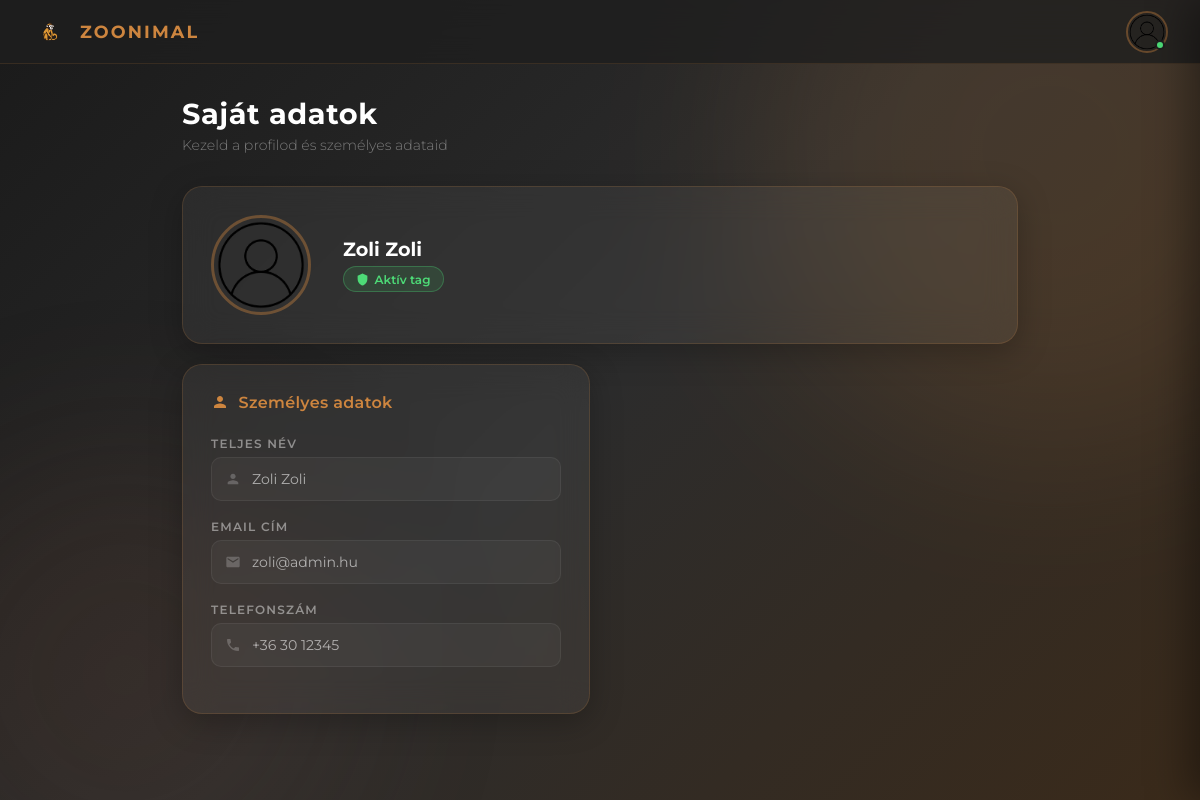
Screenshot of /profilepage.php (signed in) with the database file from the repository.
### tables this page shows
CREATE TABLE `users` (
  `id` int(11) NOT NULL,
  `email` varchar(150) NOT NULL,
  `password` varchar(255) NOT NULL,
  `name` varchar(150) NOT NULL,
  `phone` varchar(12) NOT NULL,
  `created_at` timestamp NOT NULL DEFAULT current_timestamp(),
  `is_admin` varchar(1) NOT NULL,
  `status` varchar(8) NOT NULL DEFAULT 'active'
);

### profilepage.php (the view, shortened to what this page needs)
<?php
require __DIR__ . "/backend/db.php";
$stmt = $conn->prepare("SELECT id, email, name, phone, created_at FROM users WHERE id = ?");
$stmt->bind_param("i", $_SESSION["user_id"]);
$stmt->execute();
$result = $stmt->get_result();
$user = $result->fetch_assoc();
?>
<!DOCTYPE html>
<html lang="hu">
<head>
    <link rel="stylesheet" href="assets/css/profile.css">
</head>
<body>
<div class="bg-layer">
    <div class="bg-orb bg-orb-1"></div>
    <div class="bg-orb bg-orb-2"></div>
</div>
<header class="topbar">
    <div class="topbar-brand">
        <img src="assets/images/monkey.png" alt="ZOONIMAL" class="topbar-logo-img">
        <span class="topbar-brand-name">ZOONIMAL</span>
    </div>
    <button class="profile-btn" id="profileBtn" aria-label="Profil menü">
        <img src="assets/images/profilepic.png" alt="Profilkép" class="profile-btn-img">
        <span class="profile-btn-dot"></span>
    </button>
</header>
<main class="main-content">
    <div class="page-header">
        <h1 class="page-title">Saját adatok</h1>
        <p class="page-subtitle">Kezeld a profilod és személyes adataid</p>
    </div>
    <div class="profile-grid">
        <div class="card card--avatar">
            <div class="avatar-section">
                <div class="avatar-wrap" id="avatarWrap">
                    <img src="assets/images/profilepic.png" alt="Profilkép" class="avatar-img" id="avatarImg">
                </div>
                <div class="avatar-info">
                    <h2 class="avatar-name"><?php echo htmlspecialchars($user['name']); ?></h2>
                    <span class="avatar-badge">
                        <svg viewBox="0 0 24 24"><path d="M12 1L3 5v6c0 5.55 3.84 10.74 9 12 5.16-1.26 9-6.45 9-12V5l-9-4z"/></svg>
                        Aktív tag
                    </span>
                </div>
            </div>
        </div>
        <div class="card">
            <div class="card-header">
                <h3 class="card-title">
                    <svg viewBox="0 0 24 24"><path d="M12 12c2.21 0 4-1.79 4-4s-1.79-4-4-4-4 1.79-4 4 1.79 4 4 4zm0 2c-2.67 0-8 1.34-8 4v2h16v-2c0-2.66-5.33-4-8-4z"/></svg>
                    Személyes adatok
                </h3>
            </div>
            <form class="data-form" id="personalForm">
                <div class="field-group">
                    <label class="field-label">Teljes név</label>
                    <div class="field-wrap">
                        <span class="field-icon"><svg viewBox="0 0 24 24"><path d="M12 12c2.21 0 4-1.79 4-4s-1.79-4-4-4-4 1.79-4 4 1.79 4 4 4zm0 2c-2.67 0-8 1.34-8 4v2h16v-2c0-2.66-5.33-4-8-4z"/></svg></span>
                        <input type="text" class="field-input" name="fullname" value="<?php echo htmlspecialchars($user['name']); ?>" disabled>
                    </div>
                </div>
                <div class="field-group">
                    <label class="field-label">Email cím</label>
                    <div class="field-wrap">
                        <span class="field-icon"><svg viewBox="0 0 24 24"><path d="M20 4H4c-1.1 0-2 .9-2 2v12c0 1.1.9 2 2 2h16c1.1 0 2-.9 2-2V6c0-1.1-.9-2-2-2zm0 4l-8 5-8-5V6l8 5 8-5v2z"/></svg></span>
                        <input type="email" class="field-input" name="email" value="<?php echo htmlspecialchars($user['email']); ?>" disabled>
                    </div>
                </div>
                <div class="field-group">
                    <label class="field-label">Telefonszám</label>
                    <div class="field-wrap">
                        <span class="field-icon"><svg viewBox="0 0 24 24"><path d="M6.62 10.79c1.44 2.83 3.76 5.14 6.59 6.59l2.2-2.2c.27-.27.67-.36 1.02-.24 1.12.37 2.33.57 3.57.57.55 0 1 .45 1 1V20c0 .55-.45 1-1 1-9.39 0-17-7.61-17-17 0-.55.45-1 1-1h3.5c.55 0 1 .45 1 1 0 1.25.2 2.45.57 3.57.11.35.03.74-.25 1.02l-2.2 2.2z"/></svg></span>
                        <input type="tel" class="field-input" name="phone" value="<?php echo htmlspecialchars($user['phone']); ?>" disabled>
                    </div>
                </div>
            </form>
        </div>
    </div>
</main>
</body>
</html>

### rows the page displays
users: name "Zoli Zoli", fullname "Zoli Zoli", email "zoli@admin.hu", phone "+36 30 12345"
